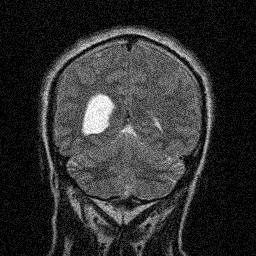
%> input picture Brain Tumor Segmentation/a1.jpg, 256 x 256 px
$ octave Asbtmi2.m   (GNU Octave 9; MATLAB toolbox functions it lacks are replaced by stand-ins)
%> lines starting %> are read from the running program, lines starting %| are printed output that depends on the picture; in (x1, y1, x2, y2) boxes, pixels count from 0 and x2, y2 are one past the last pixel; in counts of white or black regions, pixels touching at a corner belong together; the program's own positions count from 1
%> the answer given: a1.jpg
%> further down, s is the input picture: size 256x256 uint8; min 0, max 255, mean 47.1
### Brain Tumor Segmentation/anisodiff.m
function diff_im = anisodiff(im, num_iter, delta_t, kappa, option)
%> called with num_iter = 10, delta_t = 0.143, kappa = 15, option = 2
fprintf('Removing noise\n');


fprintf('Filtering Completed !!');

% Convert input image to double.
im = double(im);

% PDE (partial differential equation) initial condition.
diff_im = im;

% Center pixel distances.
dx = 1;
dy = 1;
dd = sqrt(2);

% 2D convolution masks - finite differences.
hN = [0 1 0; 0 -1 0; 0 0 0];
hS = [0 0 0; 0 -1 0; 0 1 0];
hE = [0 0 0; 0 -1 1; 0 0 0];
hW = [0 0 0; 1 -1 0; 0 0 0];
hNE = [0 0 1; 0 -1 0; 0 0 0];
hSE = [0 0 0; 0 -1 0; 0 0 1];
hSW = [0 0 0; 0 -1 0; 1 0 0];
hNW = [1 0 0; 0 -1 0; 0 0 0];

% Anisotropic diffusion.
for t = 1:num_iter

        % Finite differences. [imfilter(.,.,'conv') can be replaced by conv2(.,.,'same')]
        nablaN = imfilter(diff_im,hN,'conv');
        nablaS = imfilter(diff_im,hS,'conv');
        nablaW = imfilter(diff_im,hW,'conv');
        nablaE = imfilter(diff_im,hE,'conv');
        nablaNE = imfilter(diff_im,hNE,'conv');
        nablaSE = imfilter(diff_im,hSE,'conv');
        nablaSW = imfilter(diff_im,hSW,'conv');
        nablaNW = imfilter(diff_im,hNW,'conv');

        % Diffusion function.
        if option == 1
            cN = exp(-(nablaN/kappa).^2);
            cS = exp(-(nablaS/kappa).^2);
            cW = exp(-(nablaW/kappa).^2);
            cE = exp(-(nablaE/kappa).^2);
            cNE = exp(-(nablaNE/kappa).^2);
            cSE = exp(-(nablaSE/kappa).^2);
            cSW = exp(-(nablaSW/kappa).^2);
            cNW = exp(-(nablaNW/kappa).^2);
        elseif option == 2
            cN = 1./(1 + (nablaN/kappa).^2);
            cS = 1./(1 + (nablaS/kappa).^2);
            cW = 1./(1 + (nablaW/kappa).^2);
            cE = 1./(1 + (nablaE/kappa).^2);
            cNE = 1./(1 + (nablaNE/kappa).^2);
            cSE = 1./(1 + (nablaSE/kappa).^2);
            cSW = 1./(1 + (nablaSW/kappa).^2);
            cNW = 1./(1 + (nablaNW/kappa).^2);
        end

        % Discrete PDE solution.
        diff_im = diff_im + ...
                  delta_t*(...
                  (1/(dy^2))*cN.*nablaN + (1/(dy^2))*cS.*nablaS + ...
                  (1/(dx^2))*cW.*nablaW + (1/(dx^2))*cE.*nablaE + ...
                  (1/(dd^2))*cNE.*nablaNE + (1/(dd^2))*cSE.*nablaSE + ...
                  (1/(dd^2))*cSW.*nablaSW + (1/(dd^2))*cNW.*nablaNW );


end
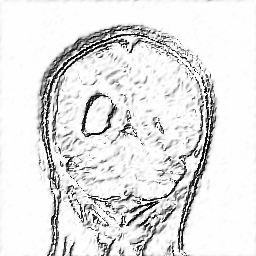
%> cSE: size 256x256 double; min 0.0095, max 1, mean 0.896
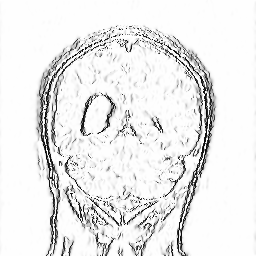
%> cW: size 256x256 double; min 0.0155, max 1, mean 0.923; mean of the top-left, top-right, bottom-left and bottom-right quarters 0.929, 0.939, 0.905, 0.92

### Brain Tumor Segmentation/svm.m

function seg = svm(I,init_mask,max_its,alpha,display)

  %-- default value for parameter alpha is .1
  if(~exist('alpha','var'))
    alpha = .2;
  end
  %-- default behavior is to display intermediate outputs
  if(~exist('display','var'))
    display = true;
  end


  %-- Create a signed distance map (SDF) from mask
  phi = mask2phi(init_mask);

  %--main loop
  for its = 1:max_its   % Note: no automatic convergence test

    idx = find(phi <= 1.2 & phi >= -1.2);  %get the curve's narrow band

    %-- find interior and exterior mean
    upts = find(phi<=0);                 % interior points
    vpts = find(phi>0);                  % exterior points
    u = sum(I(upts))/(length(upts)+eps); % interior mean
    v = sum(I(vpts))/(length(vpts)+eps); % exterior mean

    F = (I(idx)-u).^2-(I(idx)-v).^2;         % force from image information
    curvature = get_curvature(phi,idx);  % force from curvature penalty

    dphidt = F./max(abs(F)) + alpha*curvature;  % gradient descent to minimize energy

    %-- maintain the CFL condition
    dt = .45/(max(dphidt)+eps);

    %-- evolve the curve
    phi(idx) = phi(idx) + dt.*dphidt;

    %-- Keep SDF smooth
    phi = sussman(phi, .5);pause(0.7);

    %-- intermediate output
    if((display>0)&&(mod(its,20) == 0))
      showCurveAndPhi(I,phi,its);
    end
  end

  %-- final output
  if(display)
    showCurveAndPhi(I,phi,its);
  end

  %-- make mask from SDF
  seg = phi<=0; %-- Get mask from levelset


%---------------------------------------------------------------------
%---------------------------------------------------------------------
%-- AUXILIARY FUNCTIONS ----------------------------------------------
%---------------------------------------------------------------------
%---------------------------------------------------------------------


%-- Displays the image with curve superimposed
function showCurveAndPhi(I, phi, i)
  imshow(I,'initialmagnification',200,'displayrange',[0 255]); hold on;
  contour(phi, [0 0], 'g','LineWidth',3);
  contour(phi, [0 0], 'k','LineWidth',2);
  hold off; title('SVM Classifier'); drawnow;

%-- converts a mask to a SDF
function phi = mask2phi(init_a)
  phi=bwdist(init_a)-bwdist(1-init_a)+im2double(init_a)-.5;

%-- compute curvature along SDF
function curvature = get_curvature(phi,idx)
    [dimy, dimx] = size(phi);
    [y x] = ind2sub([dimy,dimx],idx);  % get subscripts

    %-- get subscripts of neighbors
    ym1 = y-1; xm1 = x-1; yp1 = y+1; xp1 = x+1;

    %-- bounds checking
    ym1(ym1<1) = 1; xm1(xm1<1) = 1;
    yp1(yp1>dimy)=dimy; xp1(xp1>dimx) = dimx;

    %-- get indexes for 8 neighbors
    idup = sub2ind(size(phi),yp1,x);
    iddn = sub2ind(size(phi),ym1,x);
    idlt = sub2ind(size(phi),y,xm1);
    idrt = sub2ind(size(phi),y,xp1);
    idul = sub2ind(size(phi),yp1,xm1);
    idur = sub2ind(size(phi),yp1,xp1);
    iddl = sub2ind(size(phi),ym1,xm1);
    iddr = sub2ind(size(phi),ym1,xp1);

    %-- get central derivatives of SDF at x,y
    phi_x  = -phi(idlt)+phi(idrt);
    phi_y  = -phi(iddn)+phi(idup);
    phi_xx = phi(idlt)-2*phi(idx)+phi(idrt);
    phi_yy = phi(iddn)-2*phi(idx)+phi(idup);
    phi_xy = -0.25*phi(iddl)-0.25*phi(idur)...
             +0.25*phi(iddr)+0.25*phi(idul);
    phi_x2 = phi_x.^2;
    phi_y2 = phi_y.^2;

    %-- compute curvature (Kappa)
    curvature = ((phi_x2.*phi_yy + phi_y2.*phi_xx - 2*phi_x.*phi_y.*phi_xy)./...
              (phi_x2 + phi_y2 +eps).^(3/2)).*(phi_x2 + phi_y2).^(1/2);


%-- level set re-initialization
function D = sussman(D, dt)
  % forward/backward differences
  a = D - shiftR(D); % backward
  b = shiftL(D) - D; % forward
  c = D - shiftD(D); % backward
  d = shiftU(D) - D; % forward

  a_p = a;  a_n = a; % a+ and a-
  b_p = b;  b_n = b;
  c_p = c;  c_n = c;
  d_p = d;  d_n = d;

  a_p(a < 0) = 0;
  a_n(a > 0) = 0;
  b_p(b < 0) = 0;
  b_n(b > 0) = 0;
  c_p(c < 0) = 0;
  c_n(c > 0) = 0;
  d_p(d < 0) = 0;
  d_n(d > 0) = 0;

  dD = zeros(size(D));
  D_neg_ind = find(D < 0);
  D_pos_ind = find(D > 0);
  dD(D_pos_ind) = sqrt(max(a_p(D_pos_ind).^2, b_n(D_pos_ind).^2) ...
                       + max(c_p(D_pos_ind).^2, d_n(D_pos_ind).^2)) - 1;
  dD(D_neg_ind) = sqrt(max(a_n(D_neg_ind).^2, b_p(D_neg_ind).^2) ...
                       + max(c_n(D_neg_ind).^2, d_p(D_neg_ind).^2)) - 1;

  D = D - dt .* sussman_sign(D) .* dD;

%-- whole matrix derivatives
function shift = shiftD(M)
  shift = shiftR(M')';

function shift = shiftL(M)
  shift = [ M(:,2:size(M,2)) M(:,size(M,2)) ];

function shift = shiftR(M)
  shift = [ M(:,1) M(:,1:size(M,2)-1) ];

function shift = shiftU(M)
  shift = shiftL(M')';

function S = sussman_sign(D)
  S = D ./ sqrt(D.^2 + 1);

### Brain Tumor Segmentation/Asbtmi2.m
clc;
clear all;
close all;
[I,path]=uigetfile('*.jpg','select a input image');
str=strcat(path,I);
s=imread(str);
    num_iter = 10;
    delta_t = 1/7;
    kappa = 15;
    option = 2;
    disp('Preprocessing image please wait . . .');
    ad = anisodiff(s,num_iter,delta_t,kappa,option);
    figure, subplot 121, imshow(s,[]),title('Input image'), subplot 122, imshow(ad,[]),title('Fitered image'),l1=30;l2=37;l3=40;l4=42;q1=53;q2=39;q3=36;q4=40;z1=26;z2=16;z3=53;z4=60;

 fprintf('\nPress any key \n');
pause;
 disp('classifying tumor boundary');

m = zeros(size(ad,1),size(ad,2));          %-- create initial mask

m(90:100,110:135) = 1;  % main 2
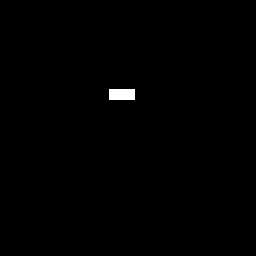
%> m: size 256x256 double; values 0 (black) and 1 (white), 0.44% white; 1 white region, box (x1, y1, x2, y2) and area: (109, 89, 135, 100) 286


ad = imresize(ad,.5);  %-- make image smaller
m = imresize(m,.5); %     for fast computation
figure
subplot(2,2,1); imshow(ad,[]); title('Input Image');
% bounding box start

%hold on
if(strcmp(I,'a1.jpg')||strcmp(I,'a.jpg'))

for aa=1:10
    subplot(2,2,2); imshow(ad,[]);title('Locating Bounding box');
    rectangle('Position',[l1 l2 l3 l4],'EdgeColor','y'); %a1
    pause(0.5);
    l1=l1+1;l2=l2+1;l3=l3-2;l4=l4-2;

end;
%> this loop made 10 passes
%> pass 1, `rectangle('Position',[l1 l2 l3 l4],'EdgeColor','y');`:
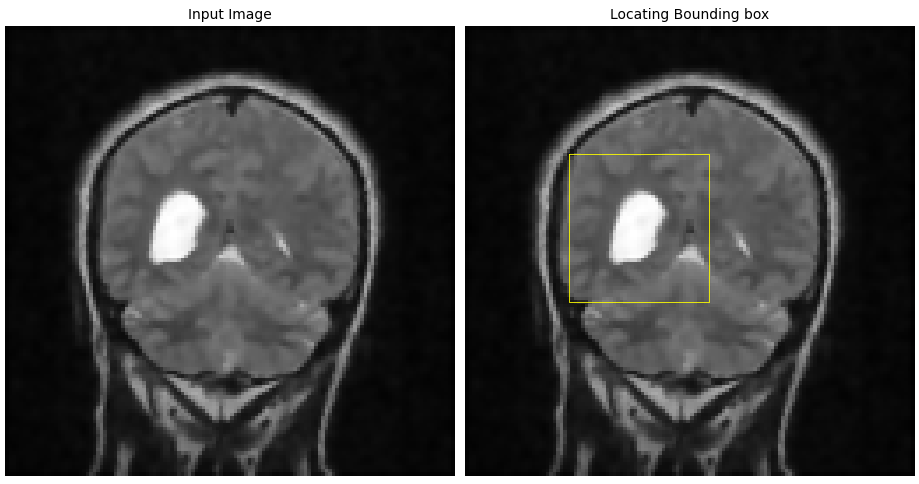
%> figure redrawn from the program's plot data, 2 panels
%> after the loop, l1 = 40; l2 = 47; l3 = 20; l4 = 22
   % rectangle('Position',[40 47 20 22],'EdgeColor','y'); %a1
end;

if(strcmp(I,'b1.jpg')||strcmp(I,'b.jpg'))
    for aa=1:10
        subplot(2,2,2); imshow(ad,[]);title('Locating Bounding box');
    rectangle('Position',[q1 q2 q3 q4],'EdgeColor','y'); %a1
    pause(0.5);
    q1=q1+1;q2=q2+1;q3=q3-2;q4=q4-2;
    end;

    %rectangle('Position',[61 49 18 20],'EdgeColor','y');  %b1
end;
if(strcmp(I,'c1.jpg')||strcmp(I,'c.jpg'))

     for aa=1:10
         subplot(2,2,2); imshow(ad,[]);title('Locating Bounding box');
    rectangle('Position',[z1 z2 z3 z4],'EdgeColor','y'); %a1
    pause(0.5);
    z1=z1+1;z2=z2+1;z3=z3-2;z4=z4-2;
    end;

    %rectangle('Position',[35 26 34 40],'EdgeColor','y');  %c1
end;


%bounding box end


subplot(2,2,3); title('Segmentation');

seg = svm(ad, m, 50); %-- Run segmentation
%> the loop in svm, `for its = 1:max_its` made 50 passes
%> (u, v, dt) on passes 1 to 12: (103.7, 46.57, 3.18), (112.1, 46.39, 2.32), (114.7, 46.23, 2.65), (117, 46.16, 3.66), (123.3, 46, 2.35), (122.8, 46.02, 3.49), (128.2, 45.88, 1.74), (128.4, 45.86, 5.41), (134.4, 45.69, 0.884), (135.1, 45.68, 1.83), (137, 45.62, 3.28), (141.1, 45.52, 1.79)
%> pass 1, in sussman, `a = D - shiftR(D);`:
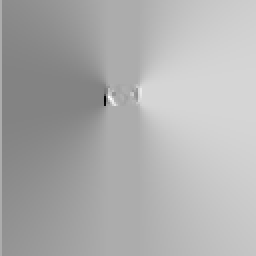
%> a: size 128x128 single (shown 2 times larger); min -4.18, max 2, mean 0.0405; drawn with min black and max white
%> after the loop in svm, `for its = 1:max_its`:
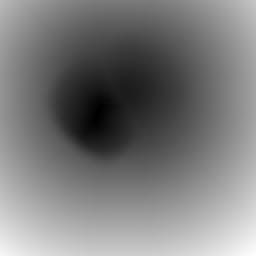
%> phi: size 128x128 single (shown 2 times larger); min -6.92, max 95.82, mean 42.9; drawn with min black and max white
%> in svm, `seg = phi<=0;`: seg: size 128x128 logical; 1.5% white; 1 white region, box (x1, y1, x2, y2) and area: (41, 47, 57, 68) 242

subplot(2,2,4); imshow(seg); title('Segmented Tumor');
%> after `title('Segmented Tumor')`:
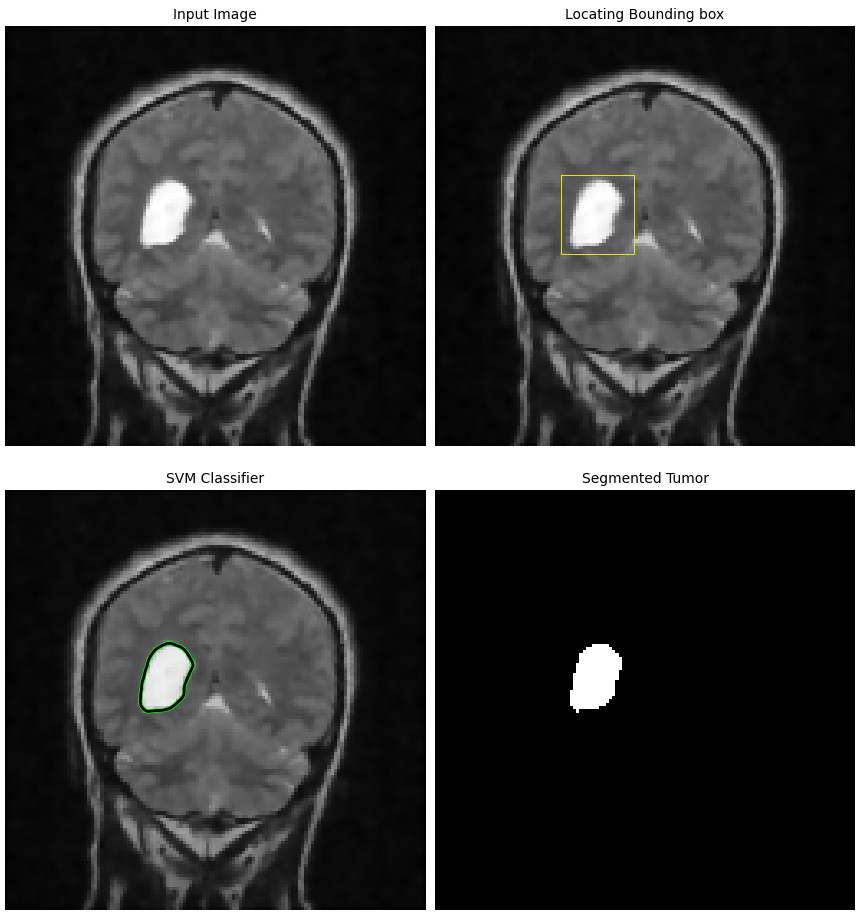
%> figure redrawn from the program's plot data, 4 panels
imwrite(seg,'test.jpg');
